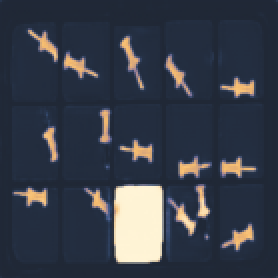
#> input picture figures/assets/guidance_maps_0.png, 139 x 139 px, given in place of pushpin_intervention_3.png, which was not available (shown 2 times larger)
$ python fig_results.py
#> lines starting #> are read from the running program, lines starting #| are printed output that depends on the picture
### scripts/style.py
"""Shared figure style: Times (TeX Gyre Termes) text, STIX math, TrueType embedding.

matplotlib cannot embed the CFF-flavoured TeX Gyre .otf files as Type 42, so the
first call converts them to TrueType in scripts/fonts/ (git-ignored).
"""
from pathlib import Path

import matplotlib
matplotlib.use("Agg")
import matplotlib.pyplot as plt
from matplotlib import font_manager

HERE = Path(__file__).resolve().parent
FIG = HERE.parent / "figures"
FONT_DIR = HERE / "fonts"
GYRE = Path("/usr/share/texmf/fonts/opentype/public/tex-gyre")

# column widths of the CVPR template, in inches
COL = 3.25
FULL = 6.875

# One system for every figure (see REVISION_NOTES.md):
#  models     released grey, class-wide purple, footprint green;
#             seed 1 = filled marker / solid line, seed 2 = hollow / dashed
#  edit types source light grey, sham blue, fault vermilion, vacancy ochre
#  overlays   target cyan (solid recipient, dashed vacated), queued pink;
#             reserved: never used for data
#  score maps greyscale (black = 0, white = 1)
C = {
    "released": "#4d4d4d",
    "classwide": "#7b5ea7",
    "footprint": "#1b8a6b",
    "upstream": "#b07aa1",
    "source": "#a0a0a0",
    "sham": "#3d7dc4",
    "fault": "#d55e00",
    "vacancy": "#b58a1a",
    "target": "#00b4d8",
    "queued": "#e7298a",
    "train": "#1b8a6b",      # "what we change"
    "calib": "#3d5a99",      # "fixed on development data"
    "alarm": "#c0392b",
    "grey": "#555555",
    "light": "#d9d9d9",
    "pin": "#e8c547",
}
SCORE_CMAP = "gray"

def _otf_to_ttf(src, dst):
    from fontTools.ttLib import TTFont
    from fontTools.pens.cu2quPen import Cu2QuPen
    from fontTools.pens.ttGlyphPen import TTGlyphPen

    f = TTFont(src)
    gs = f.getGlyphSet()
    glyf = {}
    for name in f.getGlyphOrder():
        pen = TTGlyphPen(gs)
        gs[name].draw(Cu2QuPen(pen, max_err=1.0, reverse_direction=True))
        glyf[name] = pen.glyph()
    from fontTools.ttLib import newTable
    t = newTable("glyf"); t.glyphs = glyf; t.glyphOrder = f.getGlyphOrder()
    f["glyf"] = t
    f["loca"] = newTable("loca")
    f["maxp"].tableVersion = 0x00010000
    for k in ("maxZones", "maxTwilightPoints", "maxStorage", "maxFunctionDefs",
              "maxInstructionDefs", "maxStackElements", "maxSizeOfInstructions",
              "maxComponentElements", "maxPoints", "maxContours",
              "maxCompositePoints", "maxCompositeContours", "maxComponentDepth"):
        setattr(f["maxp"], k, 0 if k != "maxZones" else 1)
    f["head"].glyphDataFormat = 0
    del f["CFF "]
    if "VORG" in f:
        del f["VORG"]
    f["post"].formatType = 2.0
    f["post"].extraNames = []
    f["post"].mapping = {}
    f["post"].glyphOrder = f.getGlyphOrder()
    f.sfntVersion = "\x00\x01\x00\x00"
    f.save(dst)


def setup():
    FONT_DIR.mkdir(exist_ok=True)
    for st in ("regular", "bold", "italic", "bolditalic"):
        dst = FONT_DIR / f"texgyretermes-{st}.ttf"
        if not dst.exists():
            _otf_to_ttf(GYRE / f"texgyretermes-{st}.otf", dst)
        font_manager.fontManager.addfont(str(dst))
    # drop the system CFF copies so matplotlib picks the TrueType ones
    font_manager.fontManager.ttflist = [
        f for f in font_manager.fontManager.ttflist
        if not (f.name == "TeX Gyre Termes" and f.fname.endswith(".otf"))]
    plt.rcParams.update({
        "font.family": "serif",
        "font.serif": ["Times New Roman", "TeX Gyre Termes", "Times", "Nimbus Roman"],
        "mathtext.fontset": "stix",
        "pdf.fonttype": 42,
        "ps.fonttype": 42,
        "font.size": 8,
        "axes.titlesize": 8.5,
        "axes.labelsize": 8,
        "xtick.labelsize": 7.5,
        "ytick.labelsize": 7.5,
        "legend.fontsize": 7.5,
        "mathtext.default": "it",
        "axes.spines.top": False,
        "axes.spines.right": False,
        "axes.linewidth": 0.6,
        "xtick.major.width": 0.6,
        "ytick.major.width": 0.6,
        "lines.linewidth": 1.2,
        "savefig.dpi": 400,
        "savefig.bbox": "tight",
        "savefig.pad_inches": 0.02,
    })


# [20 lines left out: functions errbar, sprite, not called in this run]


def score_map_values(asset, kind):
    """Scores recovered from a draft raster by inverting its colour map (median error ~1 grey level).

    kind = "draft" uses the draft's colour bar (guidance_maps_2), "magma" matplotlib's magma.
    """
    import numpy as np
    from PIL import Image
    from matplotlib import colormaps
    im = np.asarray(Image.open(FIG / "assets" / f"{asset}.png").convert("RGB")).astype(float)
    if kind == "draft":
        lut = np.asarray(Image.open(FIG / "assets" / "guidance_maps_2.png").convert("RGB"))[5] / 255.0
    else:
        lut = colormaps["magma"](np.linspace(0, 1, 256))[:, :3]
    flat = im.reshape(-1, 3)
    out = np.empty(len(flat))
    for i in range(0, len(flat), 4096):
        d = ((flat[i:i + 4096, None, :] - lut[None] * 255) ** 2).sum(-1)
        out[i:i + 4096] = d.argmin(1) / (len(lut) - 1)
    return out.reshape(im.shape[:2])


def panel(ax, letter, x=-0.02, y=1.02):
    ax.text(x, y, f"({letter})", transform=ax.transAxes, fontweight="bold",
            fontsize=9, ha="right", va="bottom")


# [15 lines left out: functions checkmin, save, not called in this run]

### scripts/fig_results.py
"""Result figures of the main paper (Figs. 3-8). All numbers come from scripts/data.py.

Colour system (style.C): models released grey / class-wide purple / footprint green,
seed 2 hollow or dashed; edit types source grey / sham blue / fault vermilion /
vacancy ochre; cyan = target and orange = queued untouched are overlays only;
score maps in greyscale. No text below 7 pt (style.save checks this).
Run: python -I scripts/fig_results.py
"""
import sys
from pathlib import Path

import numpy as np
from PIL import Image

sys.path.insert(0, str(Path(__file__).resolve().parent))
import data as D  # noqa: E402
import style  # noqa: E402

style.setup()
import matplotlib.pyplot as plt  # noqa: E402
from matplotlib.lines import Line2D  # noqa: E402
from matplotlib.patches import Patch, Rectangle  # noqa: E402

C = style.C
A = style.FIG / "assets"
GREY = plt.get_cmap(style.SCORE_CMAP)
DASH = (0, (2.2, 1.4))


def rgb(name):
    return np.asarray(Image.open(A / f"{name}.png").convert("RGB"))


def cell_box(ax, xs, ys, c, r, col, ls="-", lw=1.4, inset=0.008):
    x0, x1, y0, y1 = xs[c], xs[c + 1], ys[r], ys[r + 1]
    ax.add_patch(Rectangle((x0 + inset, y0 + inset), x1 - x0 - 2 * inset, y1 - y0 - 2 * inset,
                           fc="none", ec=col, lw=lw, ls=ls, zorder=5))


def no_frame(ax):
    ax.set_xticks([])
    ax.set_yticks([])
    for sp in ax.spines.values():
        sp.set_visible(False)


# ---------------------------------------------------------------------------
def photos():
    """Fig. 3: real matched edits (oracle maps) and the per-compartment change of the released map."""
    fig = plt.figure(figsize=(style.FULL, 2.25))
    gs = fig.add_gridspec(2, 5, width_ratios=[1, 1, 1, 1, 0.06], wspace=0.05, hspace=0.42,
                          left=0.075, right=0.955, top=0.86, bottom=0.08)
    heads = ["Source", "Valid sham", "Fault", r"Fault: $|\Delta S|$ per compartment"]
    rows = ["Typical fault\n(median effect)", "Sham that\nraises an alarm"]
    for i, row in enumerate(D.PHOTO_ROWS):
        delta = style.score_map_values(f"pushpin_intervention_{4 * i + 3}", "magma")
#> the loop in score_map_values, `for i in range(0, len(flat), 4096):` made 5 passes
#> i on passes 2 to 5: 4096, 8192, 12288, 16384
#> pass 1, in score_map_values, `d = ((flat[i:i + 4096, None, :] - lut[None] * 255) ** 2).sum(-1)`:
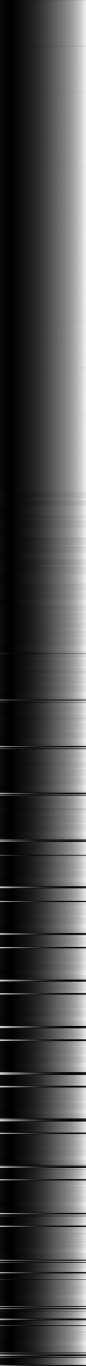
#> d: shape (4096, 256) float64 (shown at 1/3 size); min 66.78, max 120389.9, mean 34479.3; drawn with min black and max white
#> pass 2, in score_map_values, `d = ((flat[i:i + 4096, None, :] - lut[None] * 255) ** 2).sum(-1)`:
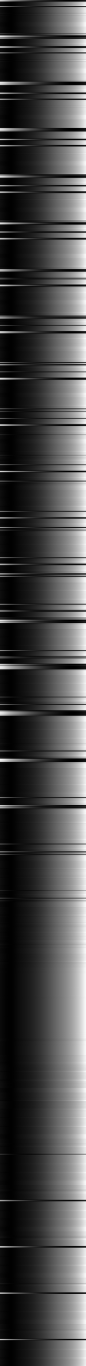
#> d: shape (4096, 256) float64 (shown at 1/3 size); min 108.6, max 115719.6, mean 33384.2; drawn with min black and max white
#> pass 3, in score_map_values, `d = ((flat[i:i + 4096, None, :] - lut[None] * 255) ** 2).sum(-1)`:
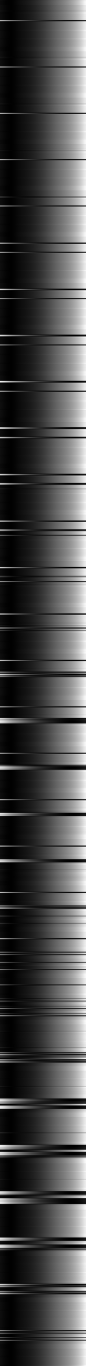
#> d: shape (4096, 256) float64 (shown at 1/3 size); min 112.4, max 115078.9, mean 33123.4; drawn with min black and max white
#> after the loop in score_map_values, `for i in range(0, len(flat), 4096):`: out = 19321 values, max 1 at index 12990, min 0.11 at index 193, mean 0.202
#> in score_map_values, `return out.reshape(im.shape[:2])`:
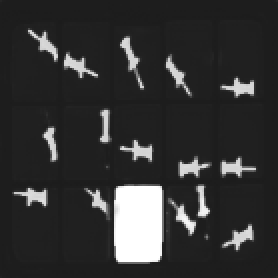
#> returned value: shape (139, 139) float64 (shown 2 times larger); min 0.11, max 1, mean 0.202
        H, W = delta.shape
#> H = 139; W = 139
        for j in range(4):
            ax = fig.add_subplot(gs[i, j])
            if j < 3:
                ax.imshow(rgb(f"pushpin_intervention_{4 * i + j}"), extent=(0, 1, 1, 0), aspect="auto",
                          interpolation="lanczos")
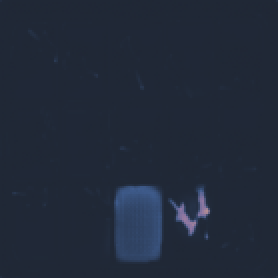
#> input picture figures/assets/guidance_maps_1.png, 139 x 139 px, given in place of pushpin_intervention_0.png, which was not available (shown 2 times larger)
            else:
                ax.add_patch(Rectangle((0, 0), 1, 1, fc="#bdbdbd", ec="none"))
                for r in range(3):
                    for c in range(5):
                        y0, y1 = int(D.PHOTO_Y[r] * H) + 3, int(D.PHOTO_Y[r + 1] * H) - 3
                        x0, x1 = int(D.PHOTO_X[c] * W) + 3, int(D.PHOTO_X[c + 1] * W) - 3
                        v = float(np.median(delta[y0:y1, x0:x1]))
                        X0, X1, Y0, Y1 = D.PHOTO_X[c], D.PHOTO_X[c + 1], D.PHOTO_Y[r], D.PHOTO_Y[r + 1]
                        ax.add_patch(Rectangle((X0 + .005, Y0 + .01), X1 - X0 - .01, Y1 - Y0 - .02,
                                               fc=GREY(v), ec="none"))
                        ax.text((X0 + X1) / 2, (Y0 + Y1) / 2, f"{v:.2f}", ha="center", va="center",
                                fontsize=7, color="black" if v > 0.55 else "white")
            ax.set_xlim(0, 1)
            ax.set_ylim(1, 0)
            no_frame(ax)
            if j in (0, 1):   # the pin that moves (no target here)
                cell_box(ax, D.PHOTO_X, D.PHOTO_Y, *row["src"], "white", DASH, lw=1.2)
            else:
                cell_box(ax, D.PHOTO_X, D.PHOTO_Y, *row["src"], C["target"], DASH)
                cell_box(ax, D.PHOTO_X, D.PHOTO_Y, *row["dst"], C["target"], "-")
            if i == 0:
                ax.set_title(heads[j], fontsize=8, pad=3)
            if j < 3:
                s, a = row["score"][j], row["alert"][j]
                ax.text(0.0, -0.04, f"max $S$ = {s:.3f}" + ("   alarm" if a else "   no alarm"),
                        transform=ax.transAxes, va="top", fontsize=7.5,
                        color=C["alarm"] if a else "#333333", fontweight="bold" if a else "normal")
            if j == 0:
                ax.set_ylabel(rows[i], fontsize=7.5, labelpad=3)
    cax = fig.add_subplot(gs[:, 4])
    cax.imshow(np.linspace(1, 0, 128)[:, None], cmap=GREY, aspect="auto", extent=(0, 1, 0, 1))
    cax.set_xticks([])
    cax.yaxis.tick_right()
    cax.set_yticks([0, 0.5, 1])
    cax.set_ylabel(r"$|\Delta S|$", fontsize=7.5, rotation=90, labelpad=2)
    cax.yaxis.set_label_position("right")
    fig.text(0.075, 0.965, f"Released composition branch, oracle maps: alarm if max $S > t_s$ = "
             f"{D.T_S['oracle']:.3f}", fontsize=7.5, va="top")
    style.save(fig, "matched_photos")


# ---------------------------------------------------------------------------
# [302 lines left out: functions collateral, guidance, forest, branches, graph, not called in this run]


if __name__ == "__main__":
#> (the run stopped early here; a loop or call above may not have finished)
